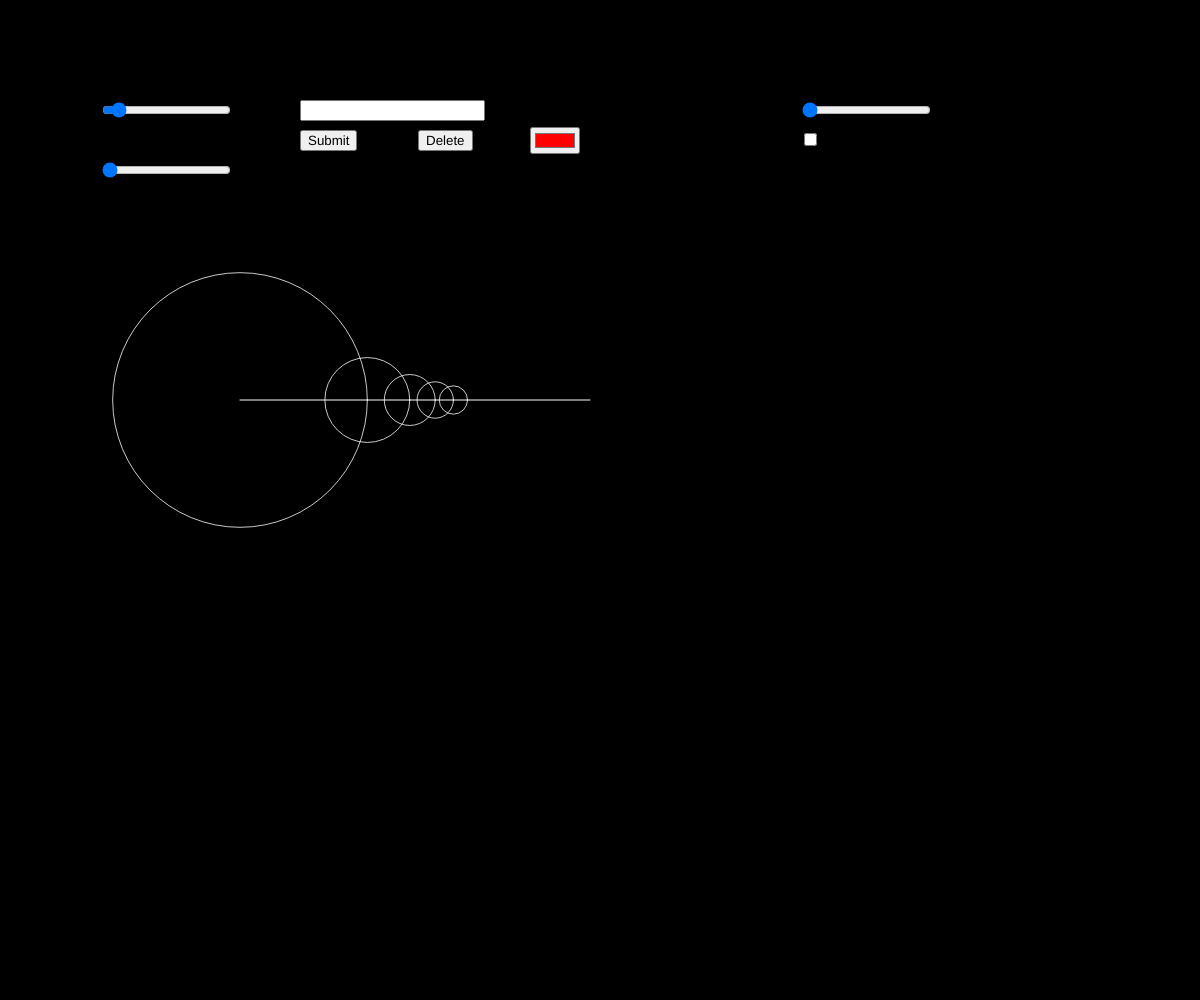
Frame 1 (no input)
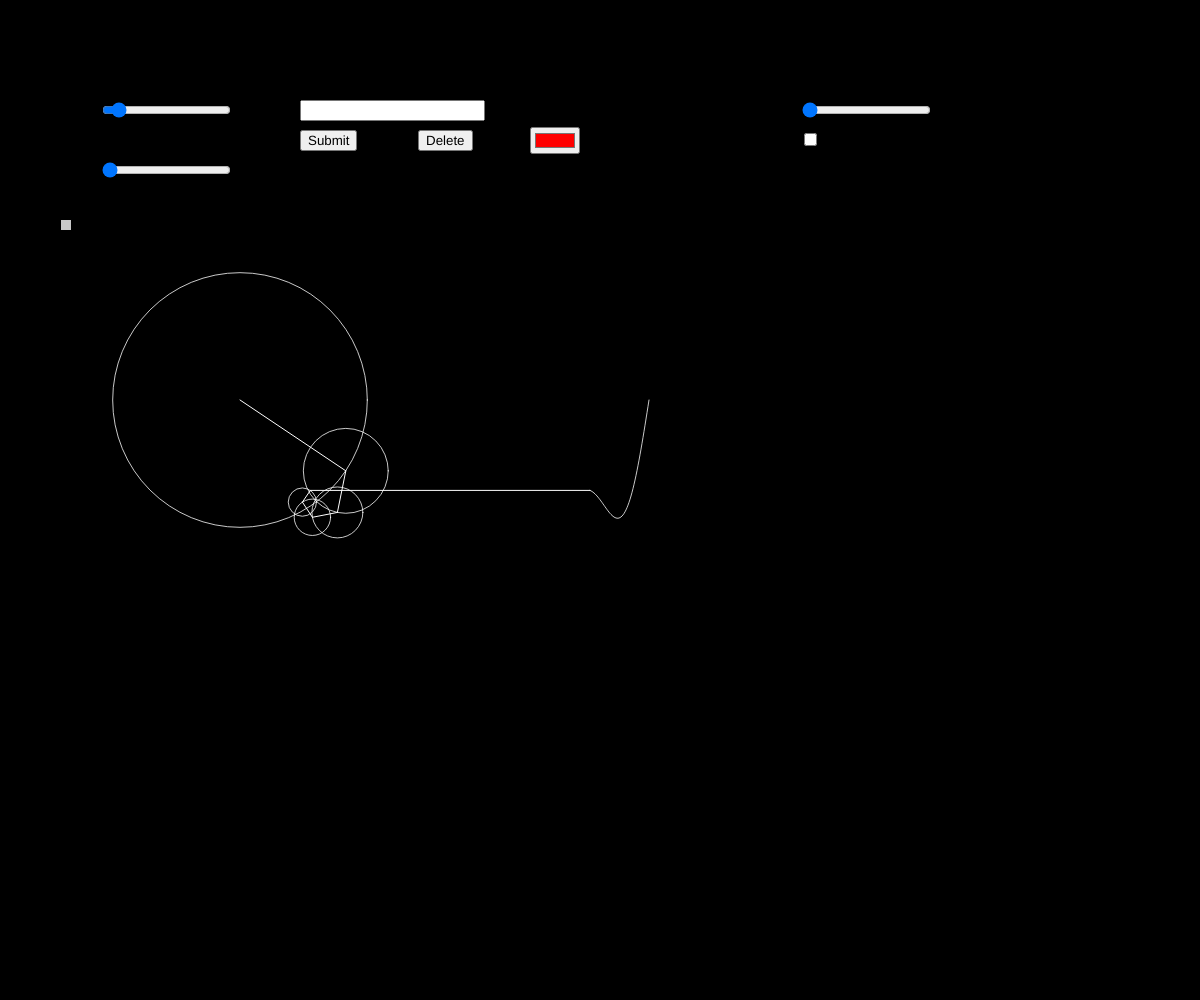
Frame 60 (no input)
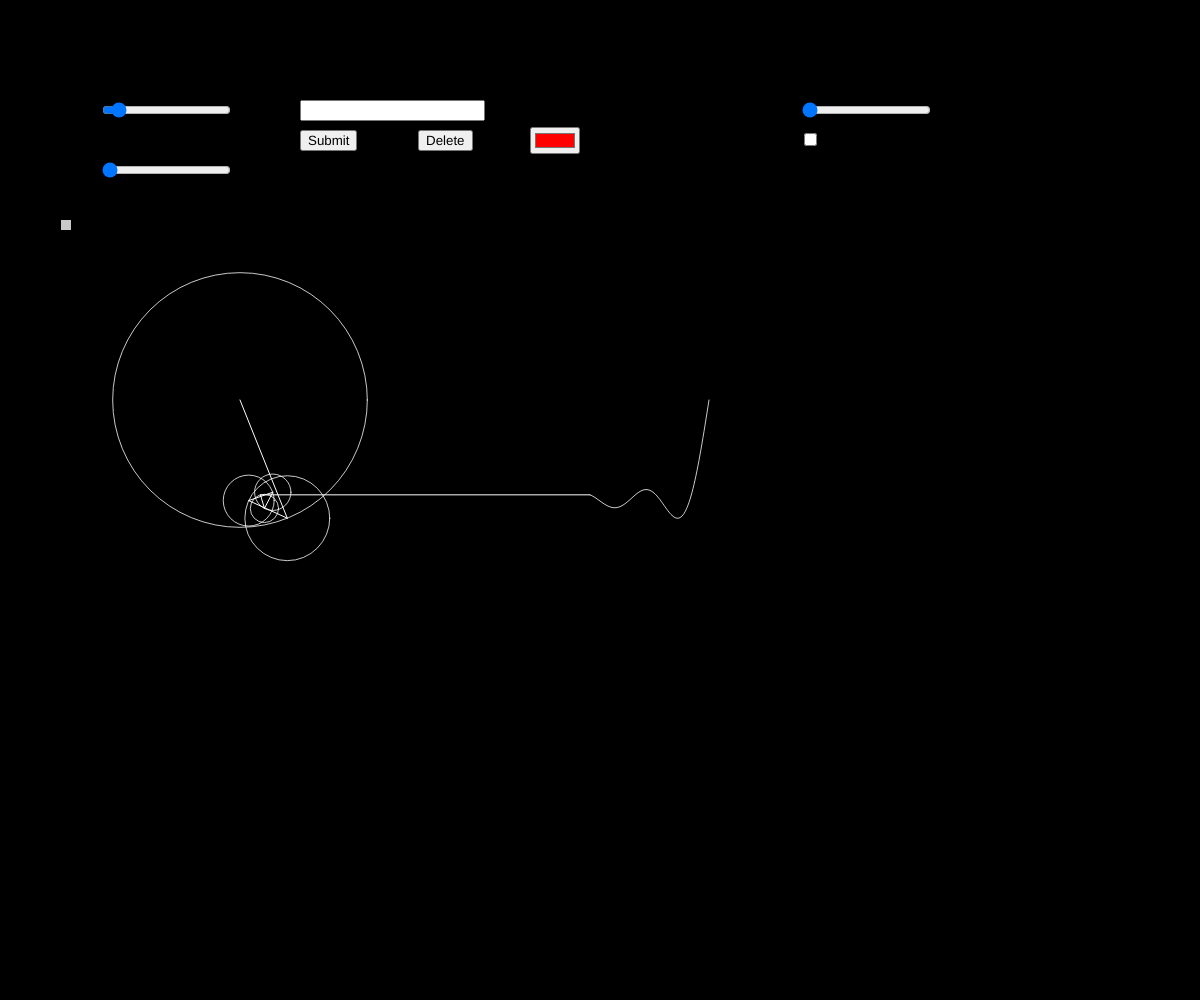
Frame 120 (the mouse pressed at the canvas centre since frame 60)

The p5.js sketch that drew these frames (run headless with seeded random() and noise() and a simulated clock; from frame 60 on, the mouse is pressed at the canvas centre):

// p5.js sketch
// ── sketch.js
/* Global variables */
const maxTerms = 50;
const maxSpeed = 10;

let time = 0;
let path = [];
let targetWave = [];
let shouldDisplay = new Map();
let displayColor = new Map();
let defaultColor;

/* Number of terms */
let termsNumInfo;
let termsNum;
let termsNumValue;

/* Speed */
let speedInfo;
let speed;
let speedValue;

/* Targeted term */
let targetInputInfo;
let targetInput;
let targetColorInfo;
let targetColor;

/* Pre-calculation slider */
let precalcInfo;
let precalc;
let precalcValue;

/* Pre-calculation checkbox */
let precalcCheckbox

/* Buttons */
let submitButton;
let deleteButton;

let displayedList;

function setup() {
	createCanvas(windowWidth, windowHeight);
	/* Number of terms */
	termsNumInfo = createElement('h2', 'Number of terms')
	termsNumInfo.class('color-white');
	termsNumInfo.position(100, 40);
	termsNumValue = createElement('h2');
	termsNumValue.class('color-white');
	termsNumValue.position(250, 80);
	termsNum = createSlider(1, maxTerms, 5);
	termsNum.position(100, 100);

	/* Speed */
	speedInfo = createElement('h2', 'Speed')
	speedInfo.class('color-white');
	speedInfo.position(100, 110);
	speedValue = createElement('h2');
	speedValue.class('color-white');
	speedValue.position(250, 140);
	speed = createSlider(1, maxSpeed, 1);
	speed.position(100, 160);

	defaultColor = color(255, 255, 255);
	for(let i=0; i<maxTerms; i++) {
		targetWave.push([]);
		shouldDisplay.set(i, false);
		displayColor.set(i, defaultColor);
	}

	/* Targeted term */
	targetInputInfo = createElement('h2', 'Targeted term<br>(0 to delete all)');
	targetInputInfo.class('color-white');
	targetInputInfo.position(300, 20);
	targetInput = createInput('', 'number');
	targetInput.position(300, 100);

	targetColorInfo = createElement('h2', 'Targeted term color<br>(HEX color code)');
	targetColorInfo.class('color-white');
	targetColorInfo.position(530, 40);
	targetColor = createColorPicker('#FF0000');
	targetColor.position(530, 127);

	/* Pre-calculation */
	precalcInfo = createElement('h2', 'How many terms to precalculate')
	precalcInfo.class('color-white');
	precalcInfo.position(800, 40);
	precalcValue = createElement('h2');
	precalcValue.class('color-white');
	precalcValue.position(950, 80);
	precalc = createSlider(0, maxTerms, 0);
	precalc.position(800, 100);

	precalcCheckbox = createCheckbox('Exact amount', false);
	precalcCheckbox.class('color-white');
	precalcCheckbox.changed(precalcCheckboxEvent);
	precalcCheckbox.position(800, 130);

	/* Buttons */
	submitButton = createButton('Submit');
	submitButton.position(300, 130);
	submitButton.mousePressed(addColoredTerm);

	deleteButton = createButton('Delete');
	deleteButton.position(418, 130);
	deleteButton.mousePressed(deleteColoredTerm);

	displayedList = createElement('ul');
	displayedList.class('color-white');
	displayedList.position(0, 200);
}

function precalcCheckboxEvent() {
	if(this.checked() == false) {
		precalc.value(0);
	}
	else {
		precalc.value(termsNum.value());
	}
}

function addColoredTerm() {
	const targetTerm = parseInt(targetInput.value())-1;
	targetInput.value('');
	if(targetTerm > maxTerms || targetTerm < 0) alert('The number needs to be between 0 and ' + maxTerms + ' (Max possible terms shown)');
	shouldDisplay.set(targetTerm, true);
	displayColor.set(targetTerm, targetColor.color());
}

function deleteColoredTerm() {
	const targetTerm = parseInt(targetInput.value())-1;
	targetInput.value('');
	if(targetTerm == -1) { 
		for(let i=0; i<maxTerms; i++) shouldDisplay.set(i, false);
		return;
	}
	if(targetTerm > maxTerms || targetTerm < 0) {
		alert('The number needs to be between 0 and ' + maxTerms + ' (Max possible terms shown)');
		return;
	}
	shouldDisplay.set(targetTerm, false);
}

function draw() {
	background(0);
	translate(windowWidth*0.2, 400);

	let x = 0;
	let y = 0;
	termsNumValue.html(termsNum.value());
	speedValue.html(speed.value());
	precalcValue.html(precalc.value());
	displayedList.html('');

	let amountToCalculate;
	if(precalcCheckbox == true) amountToCalculate = precalc.value();
	else if(precalc.value() == 0) amountToCalculate = termsNum.value();
	else amountToCalculate = termsNum.value()+precalc.value();
	if(amountToCalculate > maxTerms) amountToCalculate = maxTerms;

	for (let i = 0; i < amountToCalculate; i++) {
		if(i != termsNum.value()-1 && displayColor.get(i) == defaultColor) shouldDisplay.set(i, false);
		if(shouldDisplay.get(i) && (i == termsNum.value()-1 || displayColor.get(i) != defaultColor)) displayedList.html('<li>'+(i+1)+' - <svg width="10" height="10"><rect width="10" height="10" style="fill:'+displayColor.get(i)+';" /></svg></li>', true);
		let prevx = x;
		let prevy = y;

		let n = i * 2 + 1;
		let radius = 75 * (4 / (n * PI))*windowWidth/900;
		x += radius * cos(n * time);
		y += radius * sin(n * time);

		let tempColor;
		if(shouldDisplay.get(i)) {
			tempColor = displayColor.get(i);
		}
		else {
			tempColor = defaultColor;
		}
		tempColor.setAlpha(200);
		stroke(tempColor);
		noFill();
		ellipse(prevx, prevy, radius * 2);

		//fill(255);
		stroke(255);
		line(prevx, prevy, x, y);
		//ellipse(x, y, 8);
		targetWave[i].unshift(y);
	}
	shouldDisplay.set(termsNum.value()-1, true);
	
	translate(350, 0);
	line(x - 350, y, 0, targetWave[termsNum.value()-1][0]);

	for(let t=0; t<termsNum.value(); t++) {
		if(targetWave[t].length > windowWidth) {
			targetWave[t].pop();
		}
		if(!shouldDisplay.get(t) || (t != termsNum.value()-1 && displayColor.get(t) == defaultColor)) continue;
		beginShape();
		noFill();
		stroke(displayColor.get(t));
		for(let i=0; i<targetWave[t].length; i++) {
			vertex(i, targetWave[t][i]);
		}
		endShape();
	}

	time += speed.value()/100;

	/* console.log(targetWave); */
	
}
